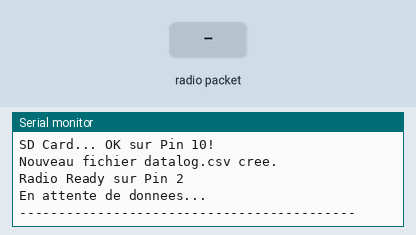
Recording of a sketch running on a simulated Arduino Uno, built with avr-gcc and run on an emulated ATmega328P. On the bench: the last lines printed to the serial monitor. Inputs (shaded band) come from the test bench. Storage starts empty; no radio packets arrive unless stated.

Above: at 1.2 s.
1.3 s: radio packet "1" arrives
At 2.5 s:
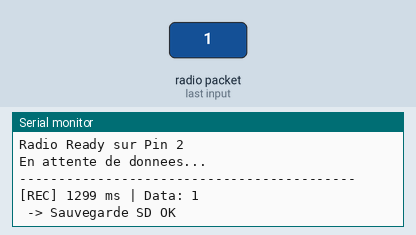
2.8 s: radio packet "0" arrives
At 3.9 s:
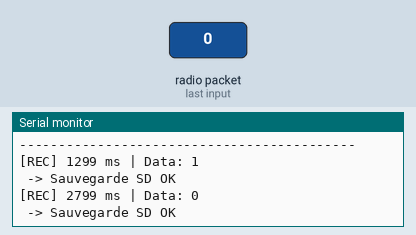
4.3 s: radio packet "2" arrives
At 5.0 s:
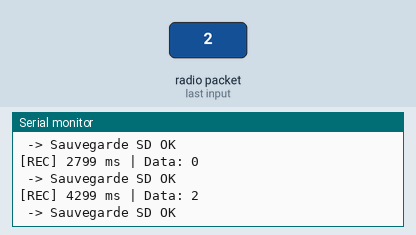

The sketch:

Arduino_SD_Logger.ino
```cpp
#include <SPI.h>
#include <SD.h>
#include <RH_ASK.h>

/**
 * PROJET: HYBRIDE.IO - Data Logger SD de Secours
 * DESCRIPTION: Reçoit les données RF433 et les enregistre sur carte SD (format CSV)
 * MATÉRIEL: Arduino Uno, Module SD, Récepteur RF433
 */

// --- Configuration ---
const int RF_RX_PIN = 2;
const char* filename = "datalog.csv";
int currentCS = 10; // Par défaut

// Initialisation Radio (2000 bps, RX: 2, TX: 3, PTT: 5)
// On libère les pins SPI (10, 11, 12, 13) pour la SD
RH_ASK driver(2000, RF_RX_PIN, 3, 5);

void setup() {
    Serial.begin(115200);
    while (!Serial) { ; }

    Serial.println(F("\n--- INITIALISATION LOGGER SD HYBRIDE.IO ---"));

    // 1. Initialisation Carte SD avec détection de Pin CS
    Serial.print(F("SD Card... "));

    if (SD.begin(10)) {
        currentCS = 10;
        Serial.println(F("OK sur Pin 10!"));
    } else if (SD.begin(4)) {
        currentCS = 4;
        Serial.println(F("OK sur Pin 4!"));
    } else {
        Serial.println(F("ECHEC (Verifiez branchement FAT32 et Pins 10/4)"));
    }

    // Création de l'en-tête si le fichier est nouveau
    if (SD.exists(filename)) {
        Serial.println(F("Fichier datalog.csv detecte."));
    } else {
        File dataFile = SD.open(filename, FILE_WRITE);
        if (dataFile) {
            dataFile.println("Uptime(ms),Raw_Data");
            dataFile.close();
            Serial.println(F("Nouveau fichier datalog.csv cree."));
        }
    }

    // 2. Initialisation Radio
    if (!driver.init()) {
        Serial.println(F("Radio Init Fail"));
    } else {
        Serial.println(F("Radio Ready sur Pin 2"));
    }

    Serial.println(F("En attente de donnees..."));
    Serial.println(F("-------------------------------------------"));
}

void loop() {
    uint8_t buf[64];
    uint8_t buflen = sizeof(buf);

    if (driver.recv(buf, &buflen)) {
        buf[buflen] = 0;
        String dataReceived = String((char*)buf);
        unsigned long now = millis();

        Serial.print(F("[REC] "));
        Serial.print(now);
        Serial.print(F(" ms | Data: "));
        Serial.println(dataReceived);

        saveToSD(now, dataReceived);
    }
}

void saveToSD(unsigned long time, String data) {
    File dataFile = SD.open(filename, FILE_WRITE);

    if (dataFile) {
        dataFile.print(time);
        dataFile.print(",");
        dataFile.println(data);
        dataFile.close();
        Serial.println(F(" -> Sauvegarde SD OK"));
    } else {
        Serial.println(F(" -> ERREUR SD"));
    }
}
```

Measured:
- after the input at 1.3 s, the serial monitor: prints a new line at once (image 1)
- after the input at 2.8 s, the serial monitor: prints a new line at once (image 2)
- after the input at 4.3 s, the serial monitor: prints a new line at once (image 3)
